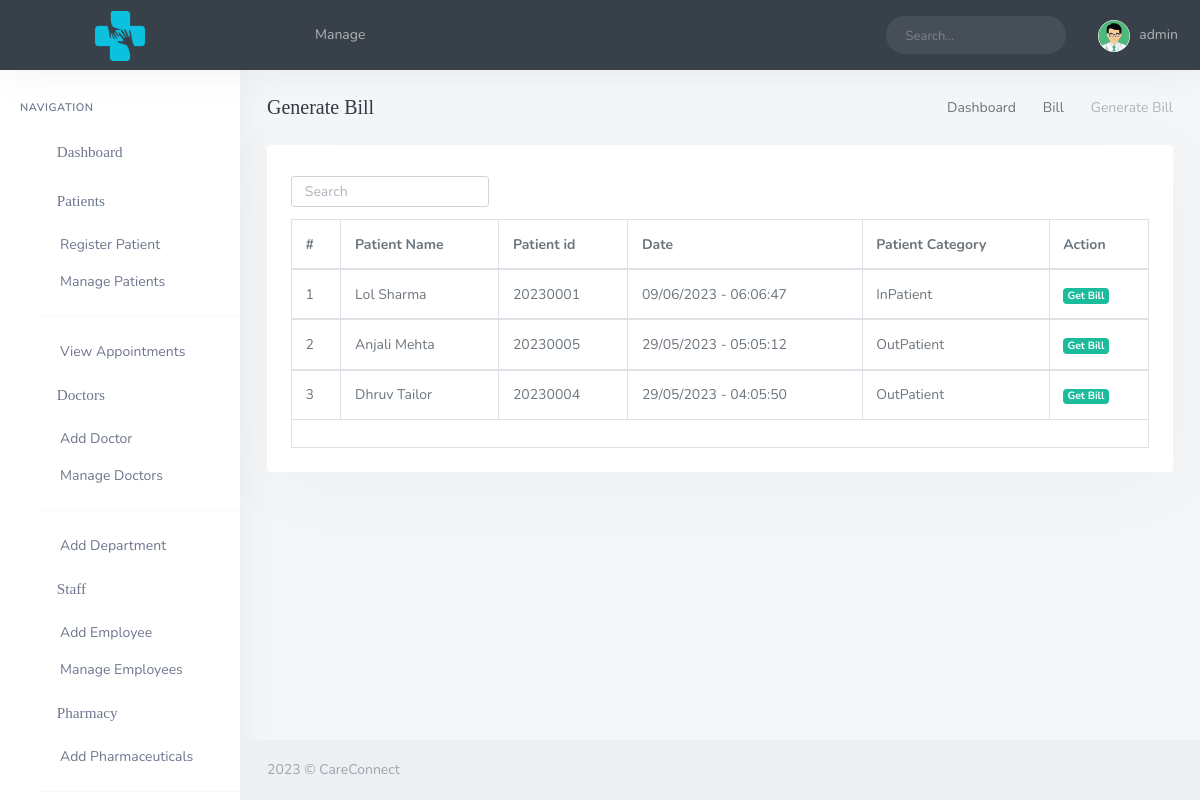
Screenshot of /admin/generate_bill.php (signed in) with the database file from the repository.
### tables this page shows
CREATE TABLE `tbl_invoice` (
  `invoiceid` int(11) NOT NULL,
  `patientid` int(11) NOT NULL,
  `amount` int(11) NOT NULL,
  `totalamount` int(11) NOT NULL COMMENT '(lab fees+ appointment fees+amount)',
  `date` timestamp(6) NOT NULL DEFAULT current_timestamp(6) ON UPDATE current_timestamp(6),
  `status` int(11) NOT NULL,
  `description` varchar(5000) NOT NULL
);

CREATE TABLE `tbl_patient` (
  `patientid` int(11) NOT NULL,
  `name` varchar(100) NOT NULL,
  `lname` varchar(50) NOT NULL,
  `email` varchar(100) NOT NULL,
  `password` varchar(100) NOT NULL,
  `gender` varchar(20) NOT NULL,
  `dob` date NOT NULL,
  `address` varchar(200) NOT NULL,
  `phone` varchar(20) NOT NULL,
  `bloodgroup` varchar(20) NOT NULL,
  `ptid` int(11) NOT NULL
);

CREATE TABLE `tbl_patient_type` (
  `ptid` int(11) NOT NULL,
  `ptype` varchar(50) NOT NULL
);

### admin/generate_bill.php (the view, shortened to what this page needs)
<?php
include('assets/inc/config.php');
?>
<!DOCTYPE html>
<html lang="en">
<?php include('assets/inc/head.php'); ?>
<body>
    <div id="wrapper">
        <?php include('assets/inc/nav.php'); ?>
        <?php include("assets/inc/sidebar.php"); ?>
        <div class="content-page">
            <div class="content">
                <div class="container-fluid">
                    <div class="row">
                        <div class="col-12">
                            <div class="page-title-box">
                                <div class="page-title-right">
                                    <ol class="breadcrumb m-0">
                                        <li class="breadcrumb-item"><a href="javascript: void(0);">Dashboard</a></li>
                                        <li class="breadcrumb-item"><a href="javascript: void(0);">Bill</a></li>
                                        <li class="breadcrumb-item active">Generate Bill</li>
                                    </ol>
                                </div>
                                <h4 class="page-title">Generate Bill</h4>
                            </div>
                        </div>
                    </div>
                    <div class="row">
                        <div class="col-12">
                            <div class="card-box">
                                <div class="mb-2">
                                    <div class="row">
                                        <div class="col-12 text-sm-center form-inline">
                                            <div class="form-group">
                                                <input id="demo-foo-search" type="text" placeholder="Search" class="form-control form-control-sm" autocomplete="on">
                                            </div>
                                        </div>
                                    </div>
                                </div>
                                <div class="table-responsive">
                                    <table id="demo-foo-filtering" class="table table-bordered toggle-circle mb-0" data-page-size="7">
                                        <thead>
                                            <tr>
                                                <th>#</th>
                                                <th data-toggle="true">Patient Name</th>
                                                <th data-hide="phone">Patient id</th>
                                                <th data-hide="phone">Date</th>
                                                <th data-hide="phone">Patient Category</th>
                                                <th data-hide="phone">Action</th>
                                            </tr>
                                        </thead>
                                        <?php
                                        $sql1 = "select p.patientid,p.name,p.lname,i.date,p.ptid,i.invoiceid from tbl_patient p, tbl_invoice i where p.patientid = i.patientid";
                                        $result1 = mysqli_query($con, $sql1);
                                        $cnt = 1;
                                        while ($data = mysqli_fetch_array($result1)) {
                                            $patientid = $data['patientid'];
                                            $eptype = $data['ptid'];
                                        ?>
                                            <tbody>
                                                <tr>
                                                    <td><?php echo $cnt; ?></td>
                                                    <td><?php echo $data['name']; ?> <?php echo $data['lname']; ?></td>
                                                    <td><?php echo $patientid; ?></td>
                                                    <td><?php echo date("d/m/Y - h:m:s", strtotime($data['date'])); ?></td>
                                                    <td> <?php
                                                            $sql1 = "select ptype from tbl_patient_type where `ptid`='$eptype'";
                                                            $res1 = mysqli_query($con, $sql1);
                                                            if (mysqli_num_rows($res1)) {
                                                                while ($r = mysqli_fetch_assoc($res1)) {
                                                            ?>
                                                                <?php echo $r['ptype']; ?>
                                                        <?php
                                                                }
                                                            }
                                                        ?></td>
                                                    <td><a href="generate_individual_bill.php?pid=<?php echo $data['patientid'] ?>&&inid=<?php echo $data['invoiceid']?>" class="badge badge-success"><i class="mdi mdi-beaker "></i>Get Bill</a></td>
                                                </tr>
                                            </tbody>
                                        <?php $cnt = $cnt + 1;
                                        } ?>
                                        <tfoot>
                                            <tr class="active">
                                                <td colspan="8">
                                                </td>
                                            </tr>
                                        </tfoot>
                                    </table>
                                </div>
                            </div>
                        </div>
                    </div>
                </div>
            </div>
            <?php include('assets/inc/footer.php'); ?>
        </div>
    </div>
</body>
</html>

### admin/assets/inc/nav.php (shortened to what this page needs)
<?php
    $aid=$_SESSION['admin_id'];
    $ret="select * from admin where admin_id=?";
    $stmt= $mysqli->prepare($ret) ;
    $stmt->bind_param('i',$aid);
    $stmt->execute() ;
    $res=$stmt->get_result();
    while($row=$res->fetch_object())
    {
?>
    <div class="navbar-custom">
        <ul class="list-unstyled topnav-menu float-right mb-0">
            <li class="d-none d-sm-block">
                <form class="app-search">
                    <div class="app-search-box">
                        <div class="input-group">
                            <input type="text" class="form-control" placeholder="Search...">
                            <div class="input-group-append">
                                <button class="btn" type="submit">
                                </button>
                            </div>
                        </div>
                    </div>
                </form>
            </li>
            <li class="dropdown notification-list">
                <a class="nav-link dropdown-toggle nav-user mr-0 waves-effect waves-light" data-toggle="dropdown" href="#" role="button" aria-haspopup="false" aria-expanded="false">
                    <img src="assets/images/users/doc-icon.png" alt="dpic" class="rounded-circle">
                    <span class="pro-user-name ml-1">
                        <?php echo $row->uname;?><i class="mdi mdi-chevron-down"></i>
                    </span>
                </a>
            </li>
        </ul>
        <div class="logo-box">
            <a href="#" class="logo text-center">
                <span class="logo-lg">
                    <img src="assets/images/careconnect4.png" alt="" height="50">
                </span>
            </a>
        </div>
        <ul class="list-unstyled topnav-menu topnav-menu-left m-0">
            <li>
                <button class="button-menu-mobile waves-effect waves-light">
                </button>
            </li>
            <li class="dropdown d-none d-lg-block">
                <a class="nav-link dropdown-toggle waves-effect waves-light" data-toggle="dropdown" href="#" role="button" aria-haspopup="false" aria-expanded="false">
                    Manage
                </a>
            </li>
        </ul>
    </div>
<?php }?>

### rows the page displays
tbl_invoice: patientid.name "Lol", patientid.lname "Sharma", patientid.patientid "20230001", date "09/06/2023 - 06:06:47"
tbl_patient_type: ptype "InPatient"
tbl_invoice: patientid.name "Anjali", patientid.lname "Mehta", patientid.patientid "20230005", date "29/05/2023 - 05:05:12"
tbl_patient_type: ptype "OutPatient"
tbl_invoice: patientid.name "Dhruv", patientid.lname "Tailor", patientid.patientid "20230004", date "29/05/2023 - 04:05:50"

### other values shown
$row->uname "admin"
